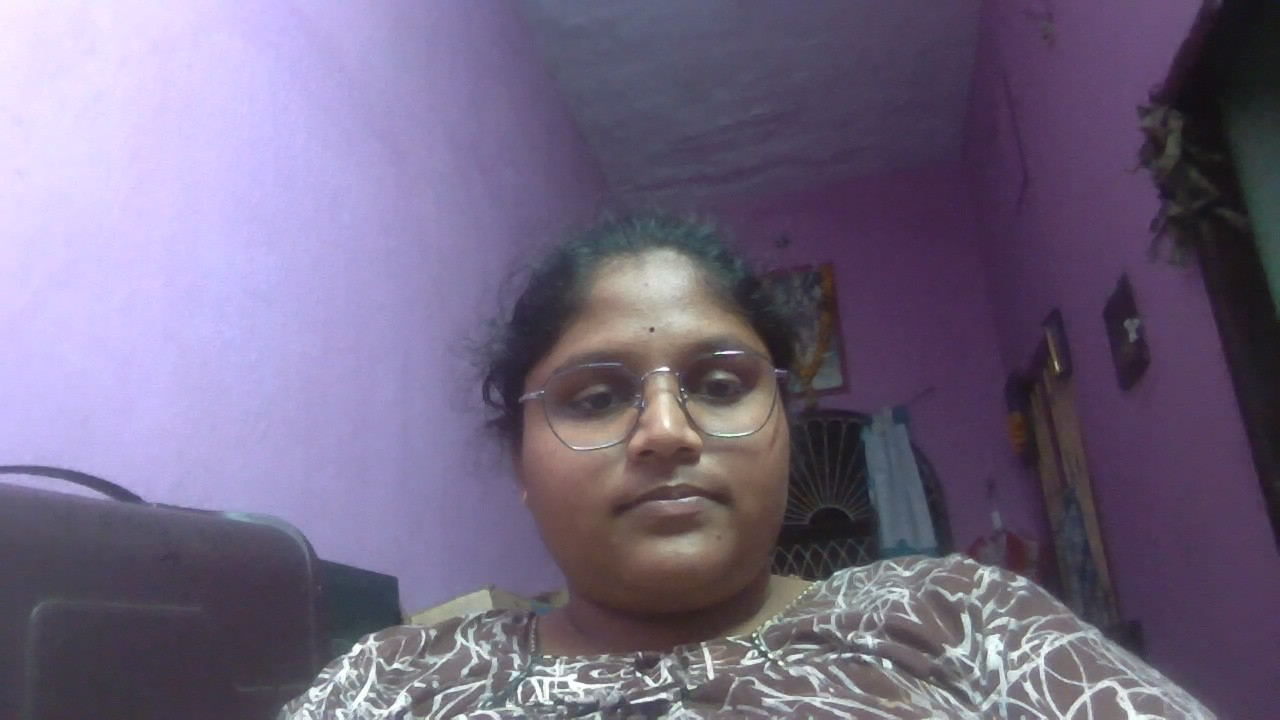
#> input picture faces/001.jpg, 1280 x 720 px
$ python -i face_engine.py   (imports and definitions only)
#> lines starting #> are read from the running program, lines starting #| are printed output that depends on the picture
#> further down, picture is the input picture: shape (720, 1280, 3); mean B, G, R 129.4, 104, 114.8
import cv2
import os
import sqlite3
import numpy as np


# =====================================================
# FACE DETECTOR
# =====================================================

CASCADE_PATH = os.path.join(
    cv2.data.haarcascades,
    "haarcascade_frontalface_default.xml"
)

BASE_DIR = os.path.dirname(os.path.abspath(__file__))

FACES_DIR = os.path.join(BASE_DIR, "faces")

face_detector = cv2.CascadeClassifier(
    os.path.join(BASE_DIR, "haarcascade_frontalface_default.xml")
)

# All faces (both at training time and at scan time) are resized to this
# exact size before anything else happens. Previously, faces kept
# whatever size the cascade happened to crop, which is different for
# every photo (a phone-uploaded registration photo can be many times
# larger than a webcam frame). LBPH does not require identical sizes,
# but comparing wildly different sizes/qualities makes the distance
# scores unreliable, which was part of why one student in particular
# kept "winning" the match regardless of who was actually scanned.
STANDARD_FACE_SIZE = (200, 200)

# How much worse the SECOND best match must be, compared to the best
# match, before we trust the best match. This is the key fix: a plain
# "nearest neighbour wins" search (what the code did before) always
# returns SOME student, even when the real answer is "nobody matches
# well" - it has no concept of "I'm not sure". With very few training
# photos (often just one per student), that meant almost any face
# ended up being pulled toward whichever registered student's photo
# happened to sit closest to it overall, so scans kept coming back as
# the same one or two students no matter who stood in front of the
# camera. Requiring the top match to be clearly better than the
# runner-up (from a DIFFERENT student) stops that from happening.
MATCH_MARGIN_RATIO = 1.15

# LBPH "confidence" is really a distance: lower = more similar.
# This is intentionally on the stricter side since faces are now
# equalized/normalized. If real registrations start getting rejected
# too often, raise this a little (e.g. 85-95) - the console log below
# prints the actual distances seen for every scan so it can be tuned
# to your camera/lighting instead of guessing blindly.
MATCH_DISTANCE_THRESHOLD = 80


# [26 lines left out: function get_registered_students, not called in this run]


# =====================================================
# FIND + NORMALIZE FACE
# =====================================================

def get_face(image):
    """
    Detects the largest face in `image` and returns it as a
    standardized, lighting-normalized grayscale crop ready for
    training or matching. Returns None if no face is found.
    """

    if image is None:
        return None

    if face_detector.empty():
        print("ERROR: Face detector could not be loaded.")
        print("Cascade path:", CASCADE_PATH)
        return None

    gray = cv2.cvtColor(
        image,
        cv2.COLOR_BGR2GRAY
    )
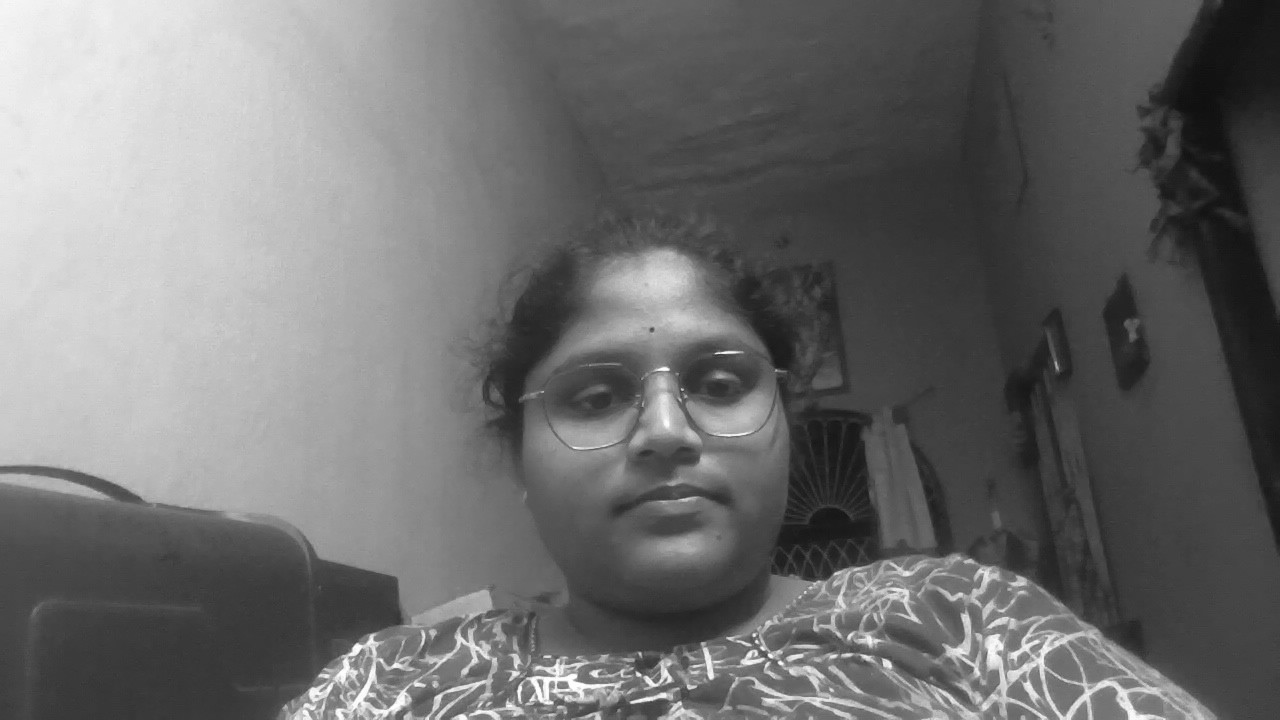
#> gray: shape (720, 1280); min 15, max 255, mean 110.1

    faces = face_detector.detectMultiScale(
        gray,
        scaleFactor=1.1,
        minNeighbors=5,
        minSize=(80, 80)
    )
#> faces = [[501, 255, 326, 326]]

    if len(faces) == 0:
        return None

    # Use the largest detected face
    largest_face = max(
        faces,
        key=lambda rect: rect[2] * rect[3]
    )
#> largest_face = [501, 255, 326, 326]

    x, y, w, h = largest_face
#> x = 501; y = 255; w = 326; h = 326

    face = gray[
        y:y + h,
        x:x + w
    ]
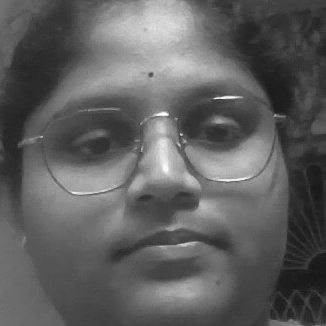
#> face: shape (326, 326); min 20, max 255, mean 95.3

    return normalize_face(face)


def normalize_face(face):
    """
    Puts every face (whether coming from a registration photo or a
    live webcam frame) through the exact same size + lighting
    normalization, so comparisons between them are meaningful instead
    of being skewed by one photo being bigger/brighter than another.
    """

    resized = cv2.resize(
        face,
        STANDARD_FACE_SIZE,
        interpolation=cv2.INTER_CUBIC
    )

    # Histogram equalization makes matching much more robust to
    # different lighting between the registration photo and the
    # webcam feed (a very common source of bad matches).
    equalized = cv2.equalizeHist(resized)
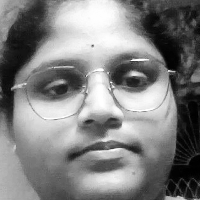
#> equalized: shape (200, 200); min 0, max 255, mean 128.4

    return equalized


# [220 lines left out: functions augment_face, train_model, recognize_student, not called in this run]

>>> import cv2
>>> picture = cv2.imread('faces/001.jpg')
>>> result = get_face(picture)
